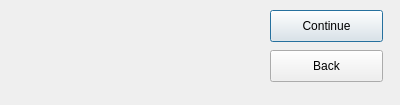
<?xml version="1.0" encoding="UTF-8"?>
<ui version="4.0">
 <class>congratulation</class>
 <widget class="QDialog" name="congratulation">
  <property name="geometry">
   <rect>
    <x>0</x>
    <y>0</y>
    <width>400</width>
    <height>105</height>
   </rect>
  </property>
  <property name="windowTitle">
   <string>Dialog</string>
  </property>
  <widget class="QLabel" name="label">
   <property name="geometry">
    <rect>
     <x>40</x>
     <y>20</y>
     <width>221</width>
     <height>51</height>
    </rect>
   </property>
   <property name="text">
    <string/>
   </property>
  </widget>
  <widget class="QPushButton" name="pushButton">
   <property name="geometry">
    <rect>
     <x>270</x>
     <y>10</y>
     <width>113</width>
     <height>32</height>
    </rect>
   </property>
   <property name="text">
    <string>Continue</string>
   </property>
  </widget>
  <widget class="QPushButton" name="pushButton_2">
   <property name="geometry">
    <rect>
     <x>270</x>
     <y>50</y>
     <width>113</width>
     <height>32</height>
    </rect>
   </property>
   <property name="text">
    <string>Back</string>
   </property>
  </widget>
 </widget>
 <resources/>
 <connections/>
</ui>
